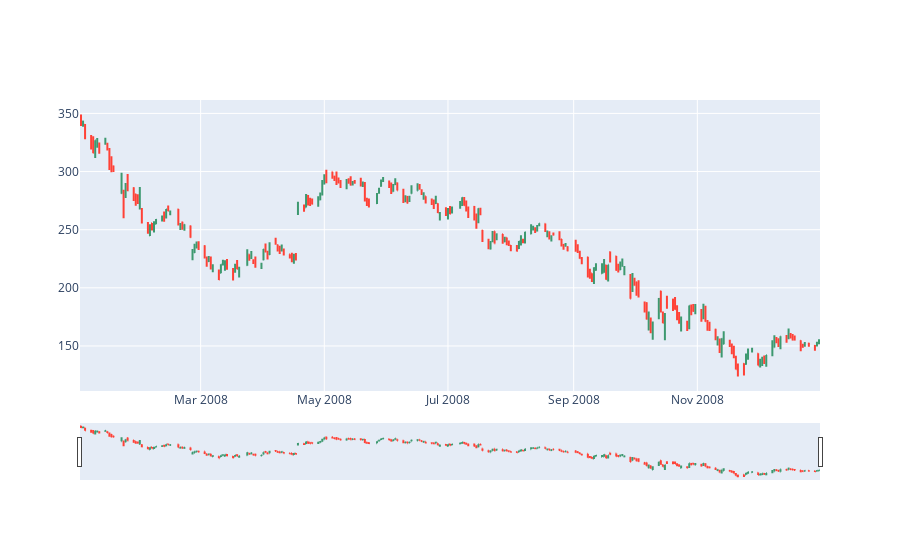

Here is the notebook cell this chart was saved with:
### Code cell
# 2008年的OHLC图
trace = go.Ohlc(x=google['2008'].index,
                open=google['2008'].Open,
                high=google['2008'].High,
                low=google['2008'].Low,
                close=google['2008'].Close)
data = [trace]
iplot(data, filename='simple_ohlc')

### Figure 1 — Plotly figure (JSON) as saved in the notebook; plotly's stock layout.template omitted (floating-point values rounded to 4 significant figures; data arrays with more than 128 entries replaced by an {"elided": "..."} marker saying what was removed)
{"data": [{"close": {"elided": "253 float values"}, "high": {"elided": "253 float values"}, "low": {"elided": "253 float values"}, "open": {"elided": "253 float values"}, "type": "ohlc", "x": {"elided": "253 str values"}}], "layout": {}}
